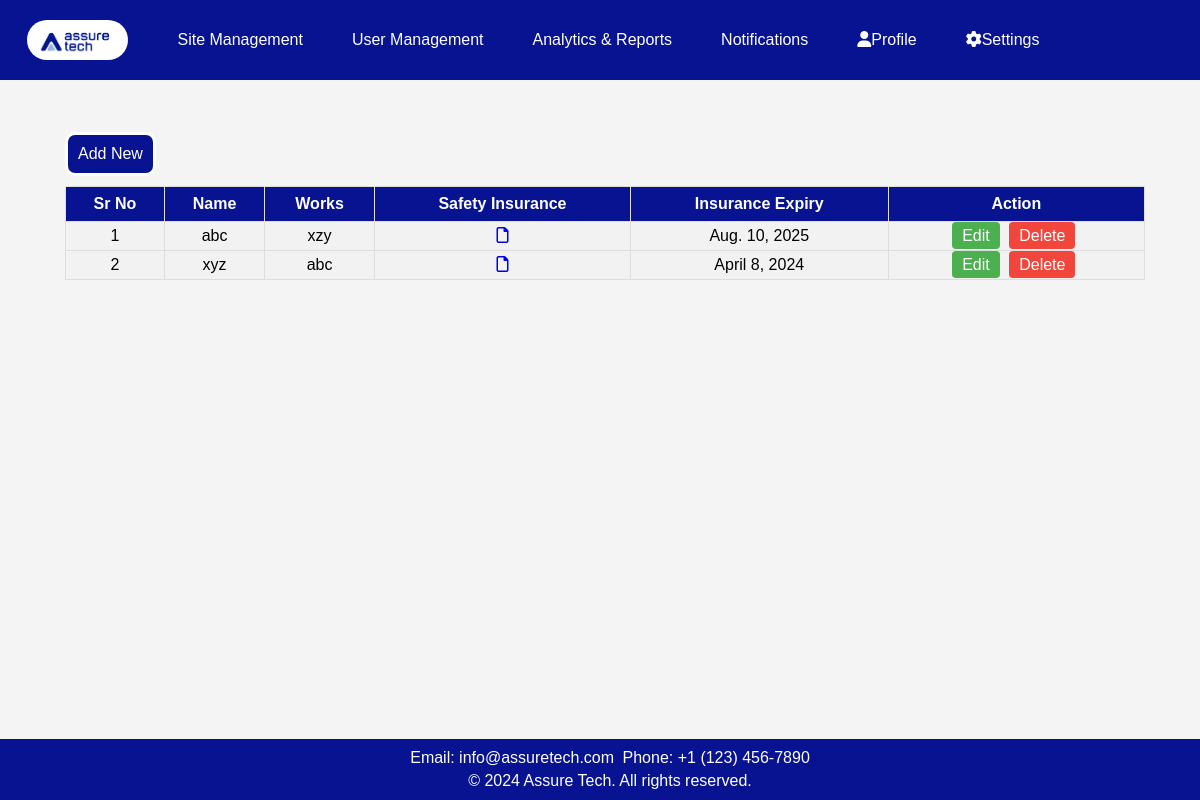
The page /company/ on the database its author committed.
### app1/models.py (models this page shows, shortened)
class company(models.Model):
    sr = models.AutoField(primary_key=True,unique=True)
    name = models.CharField(max_length=100)
    works = models.CharField(max_length=100)
    safety_insurance = models.FileField(upload_to='attachments/', validators=[FileExtensionValidator(['pdf', 'doc', 'docx', 'jpeg', 'jpg'])])
    insurance_expiry = models.DateField()

### app1/views.py (the view)
# urls.py: path('company/', views.company_view, name='company'),
def company_view(request):
    compy = company.objects.all()
    return render(request, 'app1/company.html', {'compy': compy})

### app1/templates/app1/company.html (shortened to what this page needs)
<!DOCTYPE html>
<html lang="en">
<head>
    <link rel="stylesheet" href="https://cdnjs.cloudflare.com/ajax/libs/font-awesome/5.15.3/css/all.min.css">
    <link rel="stylesheet" href="https://cdnjs.cloudflare.com/ajax/libs/font-awesome/6.0.0/css/all.min.css">
    {% load static %}
</head>
<body>
    <header>
        <nav class="nav">
            <a class="logo" href="#"><img src="{% static 'app1/images/logo.jpg' %}" alt="Logo"></a>
            <div class="dropdown">
                <a href="{% url 'sites' %}">Site Management</a>
            </div>
            <a href="{% url 'get_all' %}">User Management</a>
            <a href="{% url 'report' %}">Analytics & Reports</a>
            <a href="{% url 'notification' %}">Notifications</a>
            <div class="dropdown">
                <a href="#" class="dropbtn"><i class="fas fa-user"></i>Profile</a>
            </div>
            <div class="dropdown">
                <a href="#" class="dropbtn"><i class="fas fa-cog"></i>Settings</a>
            </div>
        </nav>
    </header>
    <div class="user">
        <a class="add" href="{% url 'add_company' %}">Add New</a>
    </div>
    <div id="table-container">
        <table id="customers">
            <tr>
                <th>Sr No</th>
                <th>Name</th>
                <th>Works</th>
                <th>Safety Insurance</th>
                <th>Insurance Expiry</th>
                <th>Action</th>
            </tr>
            {% for i in compy %}
            <tr>
                <td>{{ i.sr }}</td>
                <td>{{ i.name }}</td>
                <td>{{ i.works }}</td>
                <td>{% if i.safety_insurance %}
                    {% with file_extension=i.safety_insurance.name|lower %}
                    <a href="{{ i.safety_insurance.url }}" target="_blank">
                        <i class="file-icon {% if file_extension|slice:"-4" == '.pdf' %}far fa-file-pdf
                                    {% elif file_extension|slice:"-4" == '.doc' or file_extension|slice:"-5" == '.docx' %}far fa-file-word
                                    {% elif file_extension|slice:"-5" == '.jpeg' or file_extension|slice:"-4" == '.jpg' or file_extension|slice:"-4" == '.png' %}far fa-file-image
                                    {% elif file_extension|slice:"-4" == '.xls' or file_extension|slice:"-5" == '.xlsx' %}far fa-file-excel
                                    {% elif file_extension|slice:"-4" == '.ppt' or file_extension|slice:"-5" == '.pptx' %}far fa-file-powerpoint
                                    {% else %}far fa-file
                                {% endif %}"></i>
                    </a>
                    {% endwith %}
                    {% else %}
                    N/A
                    {% endif %}
                </td>
                <td>{{ i.insurance_expiry }}</td>
                <td>
                    <a href="{% url 'edit_company' i.sr %}" class="edit-btn">Edit</a>
                    <a href="{% url 'delete_company' i.sr %}" class="delete-btn">Delete</a>
                </td>
            <tr>
                {% endfor %}
        </table>
    </div>
    <footer>
        <p>Email: info@assuretech.com</p>
        <p>Phone: +1 (123) 456-7890</p>
        <div class="footer-bottom">
            <p>&copy; 2024 Assure Tech. All rights reserved.</p>
        </div>
    </footer>
</body>
</html>

### app1/templates/app1/company.html (style rules this page uses)
body { font-family: 'Verdana', sans-serif; width: 100%; margin: 0; padding-top: 10vh; background: #f4f4f4; box-sizing: border-box; height: 700px; }
header { background-color: #071390; color: white; text-align: center; padding: 10px 0; position: fixed; top: 0; width: 100%; z-index: 1000; display: flex; justify-content: space-between; align-items: center; }
.nav { display: flex; align-items: center; margin-right: 100px; }
.logo img { max-height: 40px; margin-left: 15px; float: left; border-radius: 20px; }
.nav a { padding: 10px 12px; color: white; text-decoration: none; display: inline-block; margin-right: 25px; }
.dropdown { display: inline-block; }
.user { text-align: left; margin-top: 50px; margin-left: 65px; }
.add { background-color: #071390; color: white; padding: 10px; border: solid; margin-top: 2px; display: inline-block; text-decoration: none; border-radius: 10px 10px; }
#table-container { margin-top: 10px; margin-left: 65px; margin-right: 350px; width: 90%; }
#customers { font-family: Arial, Helvetica, sans-serif; border-collapse: collapse; width: 100%; }
#customers td, #customers th { border: 1px solid #ddd; padding: 5px; text-align: center; }
#customers tr:nth-child(even) { background-color: #f2f2f2; }
#customers th { padding-top: 8px; padding-bottom: 8px; text-align: center; background-color: #071390; color: white; }
footer { position: fixed; bottom: 0; width: 100%; background-color: #071390; color: white; text-align: center; padding: 10px; z-index: 1000; }
footer h4, footer p { white-space: nowrap; margin: 0; padding: 2px; display: inline; }
.footer-bottom { white-space: nowrap; padding-top: 5px; }
.footer-bottom p { margin: 0; }
.edit-btn, .delete-btn { background-color: #4CAF50; color: white; padding: 5px 10px; border: none; border-radius: 4px; cursor: pointer; margin-right: 5px; text-decoration: none; }
.delete-btn { background-color: #f2463d; }

### rows shown on the page
company: sr "1", name "abc", works "xzy", insurance_expiry "Aug. 10, 2025"
company: sr "2", name "xyz", works "abc", insurance_expiry "April 8, 2024"
